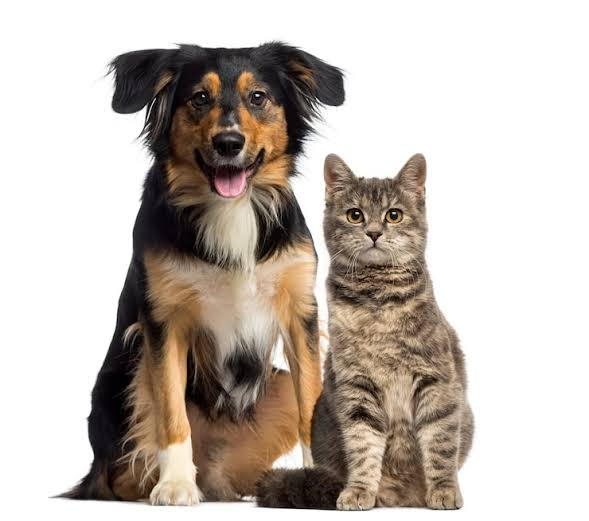
#> input picture cd3.jpeg, 589 x 521 px
$ jupyter execute Untitled4.ipynb
#> lines starting #> are read from the running program, lines starting #| are printed output that depends on the picture
[cell 1]
import cv2
import numpy as np
import matplotlib.pyplot as plt
img = cv2.imread("cd3.jpeg", cv2.IMREAD_GRAYSCALE)
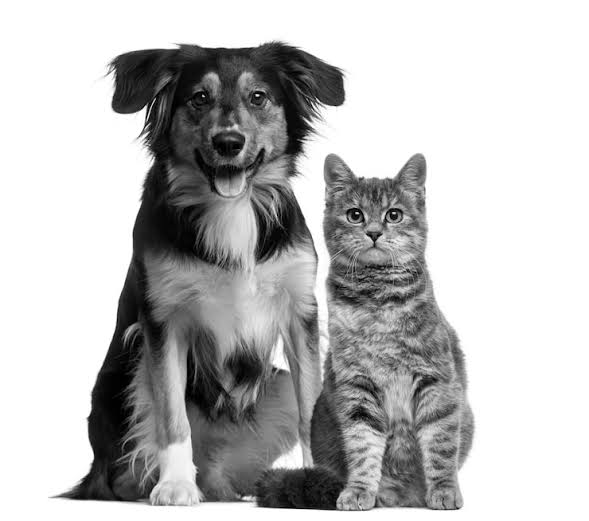
#> img: shape (521, 589); min 0, max 255, mean 187.8

# -------------------------------
# Add Gaussian Noise
# -------------------------------
mean = 0
sigma = 25

gaussian_noise = np.random.normal(mean, sigma, img.shape)
gaussian_noisy = img.astype(np.float32) + gaussian_noise
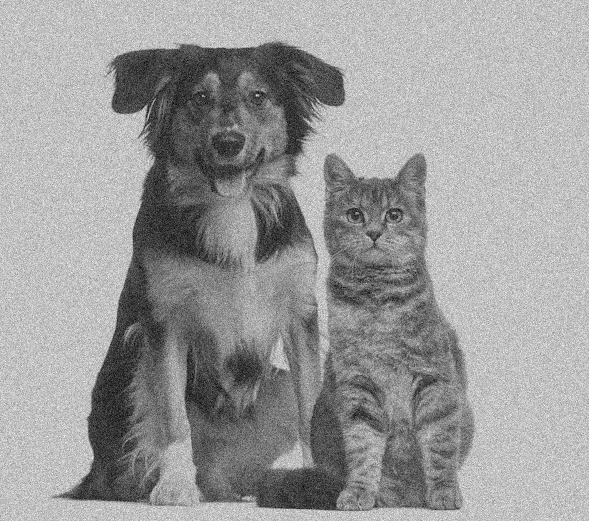
#> gaussian_noisy: shape (521, 589) float64; min -83.52, max 362.1, mean 187.9; drawn with min black and max white
gaussian_noisy = np.clip(gaussian_noisy, 0, 255).astype(np.uint8)
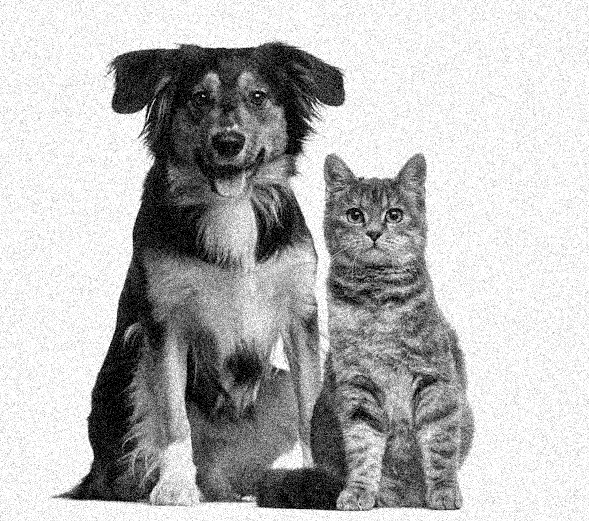
#> gaussian_noisy: shape (521, 589); min 0, max 255, mean 182.3

# -------------------------------
# Add Salt-and-Pepper Noise
# -------------------------------
sp_noisy = img.copy()

prob = 0.05

# Salt noise
salt = np.random.rand(*img.shape) < prob / 2
sp_noisy[salt] = 255

# Pepper noise
pepper = np.random.rand(*img.shape) < prob / 2
sp_noisy[pepper] = 0
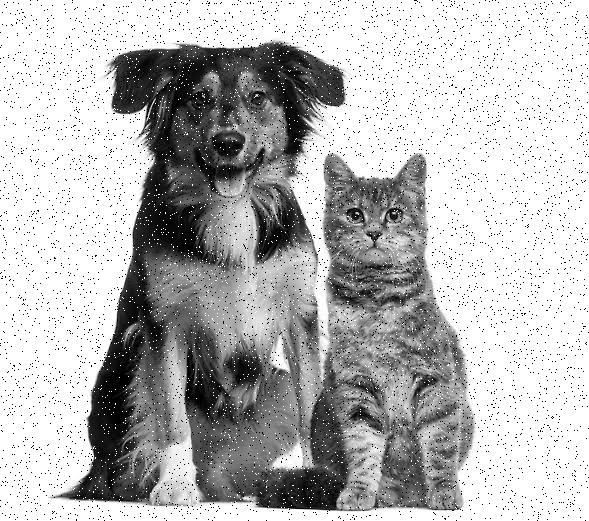
#> sp_noisy: shape (521, 589); min 0, max 255, mean 184.8

# -------------------------------
# Filtering Gaussian Noise
# -------------------------------

# Mean filter
gaussian_mean = cv2.blur(gaussian_noisy, (5, 5))
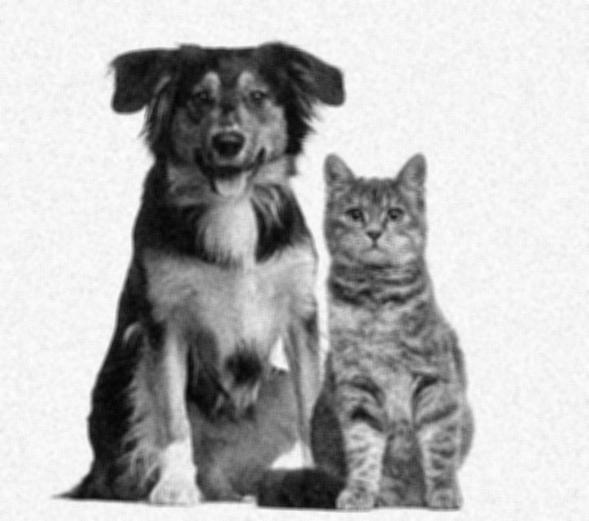
#> gaussian_mean: shape (521, 589); min 4, max 255, mean 182.3

# Gaussian filter
gaussian_filter = cv2.GaussianBlur(gaussian_noisy, (5, 5), 0)

# -------------------------------
# Filtering Salt-and-Pepper Noise
# -------------------------------

# Mean filter
sp_mean = cv2.blur(sp_noisy, (5, 5))

# Median filter
sp_median = cv2.medianBlur(sp_noisy, 5)

# -------------------------------
# Display Results
# -------------------------------

plt.figure(figsize=(12, 8))

plt.subplot(2, 4, 1)
plt.imshow(img, cmap='gray')
plt.title("Original")
plt.axis("off")

plt.subplot(2, 4, 2)
plt.imshow(gaussian_noisy, cmap='gray')
plt.title("Gaussian Noise")
plt.axis("off")

plt.subplot(2, 4, 3)
plt.imshow(gaussian_mean, cmap='gray')
plt.title("Mean Filter")
plt.axis("off")

plt.subplot(2, 4, 4)
plt.imshow(gaussian_filter, cmap='gray')
plt.title("Gaussian Filter")
plt.axis("off")

plt.subplot(2, 4, 5)
plt.imshow(img, cmap='gray')
plt.title("Original")
plt.axis("off")

plt.subplot(2, 4, 6)
plt.imshow(sp_noisy, cmap='gray')
plt.title("Salt & Pepper")
plt.axis("off")

plt.subplot(2, 4, 7)
plt.imshow(sp_mean, cmap='gray')
plt.title("Mean Filter")
plt.axis("off")

plt.subplot(2, 4, 8)
plt.imshow(sp_median, cmap='gray')
plt.title("Median Filter")
plt.axis("off")

plt.tight_layout()
plt.show()

[cell 2]
import cv2
import numpy as np
import matplotlib.pyplot as plt

# Read grayscale image
img = cv2.imread("cd3.jpeg", cv2.IMREAD_GRAYSCALE)

# Add salt-and-pepper noise
noisy = img.copy()

noise_probability = 0.08

random_matrix = np.random.rand(*img.shape)

noisy[random_matrix < noise_probability / 2] = 0
noisy[random_matrix > 1 - noise_probability / 2] = 255
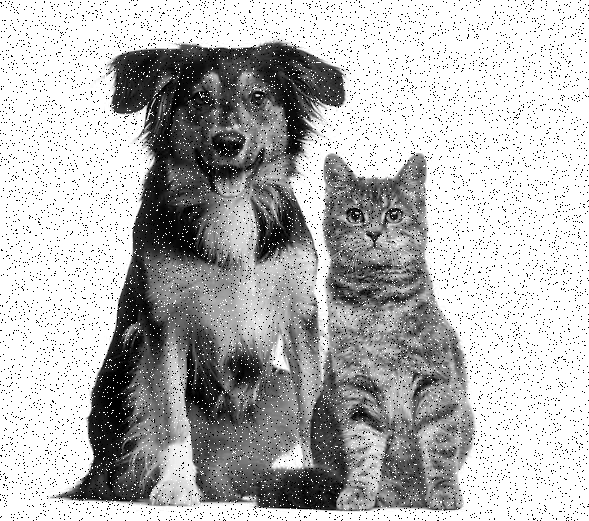
#> noisy: shape (521, 589); min 0, max 255, mean 183.1

# Same kernel size = 5 x 5

# Mean filter
mean_filtered = cv2.blur(noisy, (5, 5))
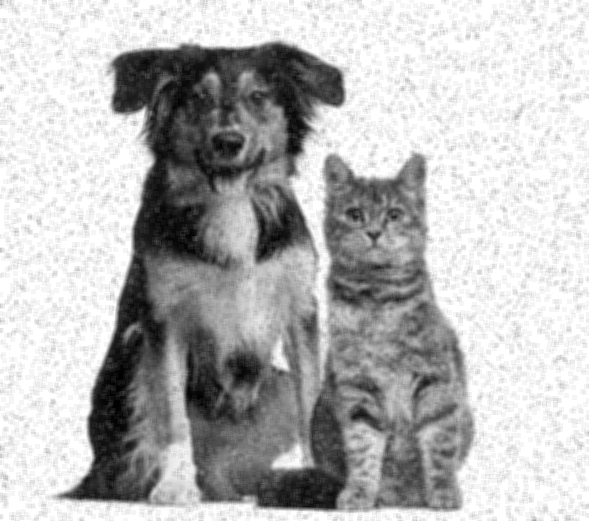
#> mean_filtered: shape (521, 589); min 0, max 255, mean 183.1

# Gaussian filter
gaussian_filtered = cv2.GaussianBlur(noisy, (5, 5), 0)

# Median filter
median_filtered = cv2.medianBlur(noisy, 5)

# Display
plt.figure(figsize=(15, 8))

plt.subplot(1, 5, 1)
plt.imshow(img, cmap='gray')
plt.title("Original")
plt.axis("off")

plt.subplot(1, 5, 2)
plt.imshow(noisy, cmap='gray')
plt.title("Noisy Image")
plt.axis("off")

plt.subplot(1, 5, 3)
plt.imshow(mean_filtered, cmap='gray')
plt.title("Mean 5x5")
plt.axis("off")

plt.subplot(1, 5, 4)
plt.imshow(gaussian_filtered, cmap='gray')
plt.title("Gaussian 5x5")
plt.axis("off")

plt.subplot(1, 5, 5)
plt.imshow(median_filtered, cmap='gray')
plt.title("Median 5x5")
plt.axis("off")

plt.tight_layout()
plt.show()

$ run again, with cd1.jpeg copied over cd3.jpeg
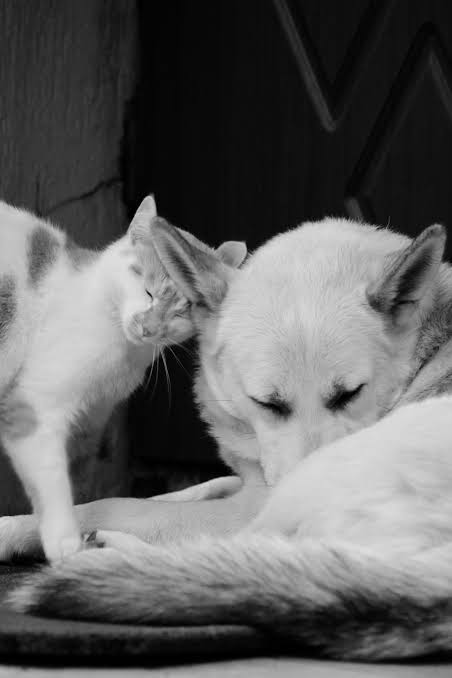
#> input picture cd1.jpeg, 452 x 678 px
#> img is the input picture: shape (678, 452); min 0, max 228, mean 97.4
#> `gaussian_noisy = img.astype(np.float32) + gaussian_noise`:
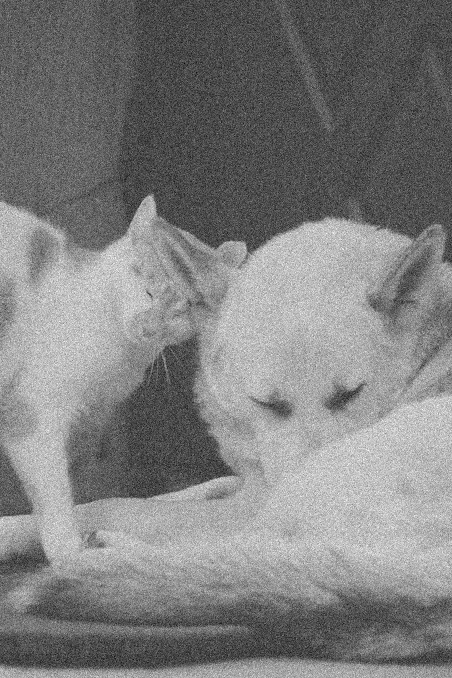
#> gaussian_noisy: shape (678, 452) float64; min -117.3, max 313.3, mean 97.4; drawn with min black and max white
#> `mean_filtered = cv2.blur(noisy, (5, 5))`:
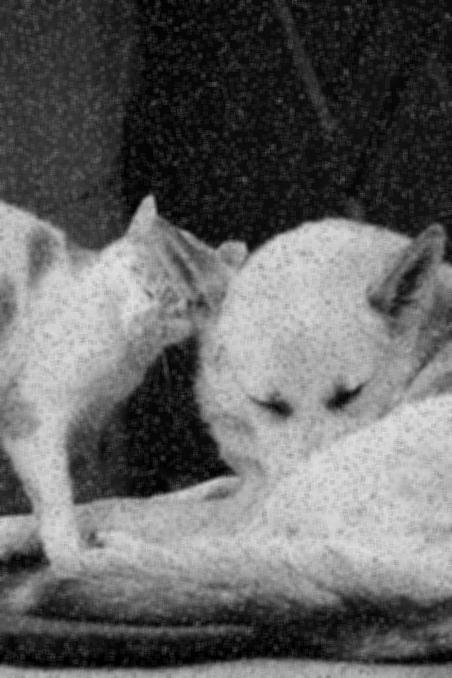
#> mean_filtered: shape (678, 452); min 0, max 226, mean 99.8

$ run again, with cd2.jpeg copied over cd3.jpeg
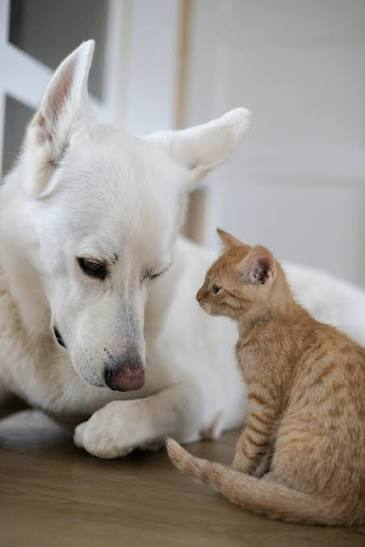
#> input picture cd2.jpeg, 365 x 547 px
#> `gaussian_noisy = np.clip(gaussian_noisy, 0, 255).astype(np.uint8)`:
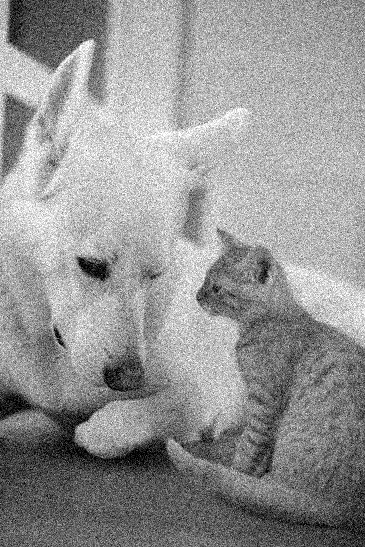
#> gaussian_noisy: shape (547, 365); min 0, max 255, mean 148.1
#> `mean_filtered = cv2.blur(noisy, (5, 5))`:
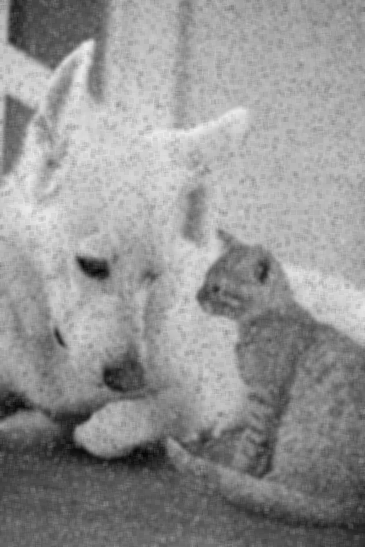
#> mean_filtered: shape (547, 365); min 5, max 238, mean 147.1
